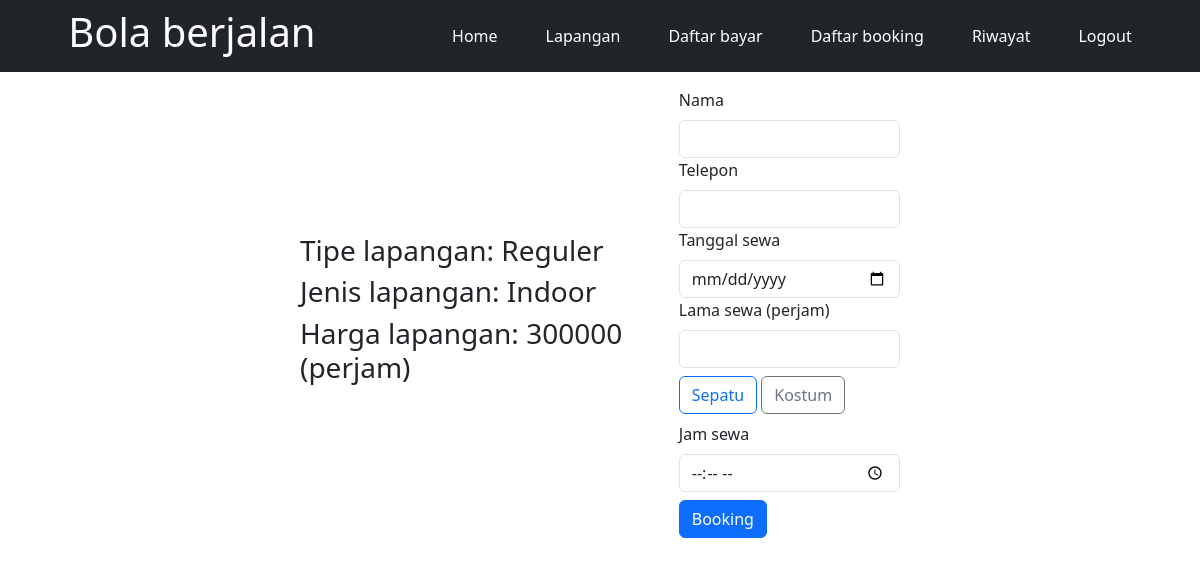
The app's page /booking.php?id=1 (signed in) with its own data.
### tables this page shows
CREATE TABLE `lapangan` (
  `id` int NOT NULL,
  `jenis_lapangan` varchar(50) NOT NULL,
  `tipe_lapangan` varchar(50) NOT NULL,
  `harga` int NOT NULL
);

### src/global.php (called while the page is built)
<?php
    $conn = mysqli_connect('localhost', 'root', '', 'matin_lapangan');
    function fetch($query){
        global $conn;
        $datas = [];
        $fetch = mysqli_query($conn, $query);
        while ($data = mysqli_fetch_assoc($fetch)) {
            $datas[] = $data;
        }
        return $datas;
    }
?>

### booking.php (the view, shortened to what this page needs)
<?php
require './src/global.php';
$id = $_GET['id'];
$fetch = fetch("SELECT * FROM lapangan WHERE id = '$id'");
?>
<!DOCTYPE html>
<html lang="en">
<head>
    <link rel="stylesheet" href="./src/css/bootstrap.min.css">
    <link rel="stylesheet" href="./src/global.css">
</head>
<body>
    <?php include './navbar.php'; ?>
    <form action="" method="post" class="d-flex justify-content-around align-items-center col-md-6 mt-3 mx-auto">
        <div class="">
            <?php foreach ($fetch as $row) : ?>
                <h3>Tipe lapangan: <?= $row['tipe_lapangan']; ?></h3>
                <h3>Jenis lapangan: <?= $row['jenis_lapangan']; ?></h3>
                <h3>Harga lapangan: <?= $row['harga']; ?> (perjam)</h3>
            <?php endforeach ?>
        </div>
        <div class="">
            <label for="nama" class="form-label">Nama</label>
            <input type="text" name="nama" id="" class="form-control">
            <label for="telp" class="form-label">Telepon</label>
            <input type="number" name="telp" id="" class="form-control">
            <label for="tanggal_sewa" class="form-label">Tanggal sewa</label>
            <input type="date" name="tanggal_sewa" id="" class="form-control">
            <label for="lama_sewa" class="form-label">Lama sewa (perjam)</label>
            <input type="number" name="lama_sewa" id="" class="form-control">
            <span class="d-block my-2">
                <label for="sepatu" class="btn btn-outline-primary">Sepatu</label>
                <label for="kostum" class="btn btn-outline-secondary">Kostum</label>
            </span>
            <label for="jam_sewa" class="form-label">Jam sewa</label>
            <input type="time" name="jam_sewa" id="" class="form-control">
            <button type="submit" class="mt-2 btn btn-primary" name="booking">Booking</button>
        </div>
    </form>
</body>
</html>

### records on screen
lapangan: tipe_lapangan "Reguler", jenis_lapangan "Indoor", harga "300000"
